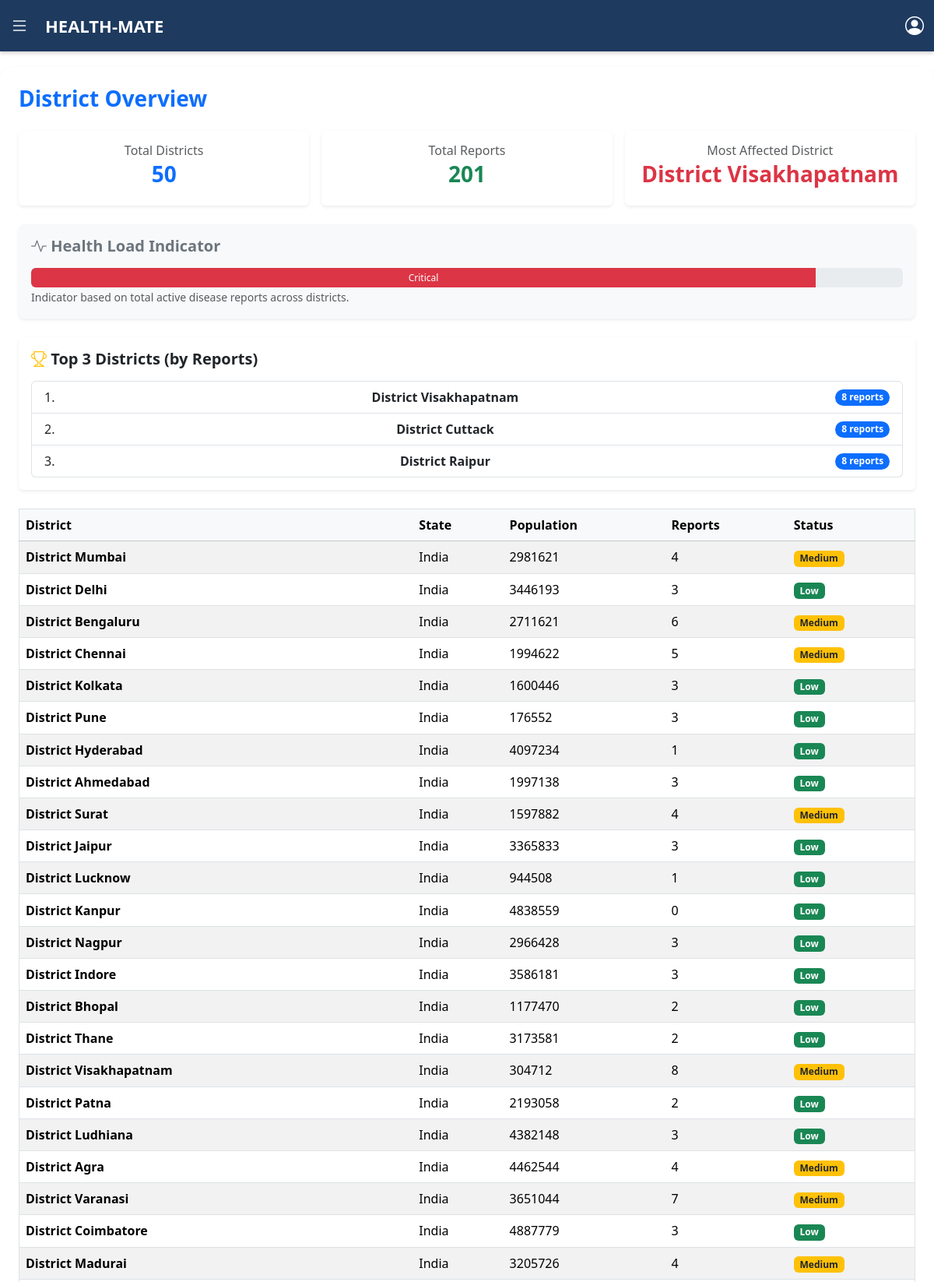
Screenshot of /districts/ (upper part) with the database file from the repository.
### test1/models.py (models this page shows, shortened)
class District(models.Model):
    name = models.CharField(max_length=100)
    state = models.CharField(max_length=100)
    population = models.PositiveIntegerField(null=True, blank=True)

### test1/views.py (the view)
# urls.py: path('districts/', views.districts_view, name='districts_view'),
def districts_view(request):
    districts = District.objects.annotate(report_count=Count('report'))
    total_districts = districts.count()
    total_reports = Report.objects.count()
    most_affected = districts.order_by('-report_count').first()
    chart_data = [
        {'name': d.name, 'report_count': d.report_count} for d in districts
    ]
    return render(request, 'test1/districts.html', {
        'districts': districts,
        'total_districts': total_districts,
        'total_reports': total_reports,
        'most_affected_district': most_affected.name if most_affected else "N/A",
        'chart_data': chart_data
    })

### test1/templates/test1/districts.html (shortened to what this page needs)
{% extends "test1/base.html" %}
{% block content %}
<div class="container-fluid bg-white rounded-4 shadow-sm p-4">
  <h3 class="mb-4 fw-semibold text-primary">District Overview</h3>
  <div class="row g-3 mb-4">
    <div class="col-md-4">
      <div class="card text-center border-0 shadow-sm p-3 summary-card">
        <h6 class="text-muted mb-1">Total Districts</h6>
        <h3 class="fw-bold text-primary">{{ total_districts }}</h3>
      </div>
    </div>
    <div class="col-md-4">
      <div class="card text-center border-0 shadow-sm p-3 summary-card">
        <h6 class="text-muted mb-1">Total Reports</h6>
        <h3 class="fw-bold text-success">{{ total_reports }}</h3>
      </div>
    </div>
    <div class="col-md-4">
      <div class="card text-center border-0 shadow-sm p-3 summary-card">
        <h6 class="text-muted mb-1">Most Affected District</h6>
        <h3 class="fw-bold text-danger">{{ most_affected_district }}</h3>
      </div>
    </div>
  </div>
  <div class="bg-light p-3 rounded-3 mb-4 shadow-sm">
    <h5 class="fw-semibold text-secondary mb-3"><i class="bi bi-activity"></i> Health Load Indicator</h5>
    <div class="progress" style="height: 25px;">
      {% if total_reports < 50 %}
        <div class="progress-bar bg-success" style="width: 30%;">Stable</div>
      {% elif total_reports < 150 %}
        <div class="progress-bar bg-warning" style="width: 60%;">Moderate</div>
      {% else %}
        <div class="progress-bar bg-danger" style="width: 90%;">Critical</div>
      {% endif %}
    </div>
    <small class="text-muted">Indicator based on total active disease reports across districts.</small>
  </div>
  <div class="card border-0 shadow-sm mb-4">
    <div class="card-body">
      <h5 class="card-title mb-3 fw-semibold text-dark"><i class="bi bi-trophy text-warning"></i> Top 3 Districts (by Reports)</h5>
      <ol class="list-group list-group-numbered">
        {% for d in districts|dictsortreversed:"report_count"|slice:":3" %}
          <li class="list-group-item d-flex justify-content-between align-items-center">
            <span class="fw-semibold">{{ d.name }}</span>
            <span class="badge bg-primary rounded-pill">{{ d.report_count }} reports</span>
          </li>
        {% empty %}
          <li class="list-group-item">No district data available.</li>
        {% endfor %}
      </ol>
    </div>
  </div>
  <div class="table-responsive mt-4">
    <table class="table table-striped table-hover align-middle border">
      <thead class="table-light">
        <tr>
          <th>District</th>
          <th>State</th>
          <th>Population</th>
          <th>Reports</th>
          <th>Status</th>
        </tr>
      </thead>
      <tbody>
        {% for d in districts %}
        <tr>
          <td class="fw-semibold">{{ d.name }}</td>
          <td>{{ d.state }}</td>
          <td>{{ d.population|default:"-" }}</td>
          <td>{{ d.report_count }}</td>
          <td>
            {% if d.report_count > 10 %}
              <span class="badge bg-danger">High</span>
            {% elif d.report_count > 3 %}
              <span class="badge bg-warning text-dark">Medium</span>
            {% else %}
              <span class="badge bg-success">Low</span>
            {% endif %}
          </td>
        </tr>
        {% endfor %}
      </tbody>
    </table>
  </div>
</div>
{% endblock %}

### test1/templates/test1/base.html (style rules this page uses)
body { margin: 0; padding: 0; font-family: "Poppins", sans-serif; background-color: #f8fafc; }
main, .container-fluid { position: relative; z-index: 1; }

### test1/templates/test1/navbar.html (style rules this page uses)
body { margin: 0; font-family: "Poppins", sans-serif; }

### test1/templates/test1/districts.html (style rules this page uses)
.summary-card { transition: transform 0.2s ease, box-shadow 0.2s ease; border-radius: 1rem; }
.progress-bar { transition: width 1.2s ease; }

### rows the page displays
District: name "District Visakhapatnam", report_count "8", state "India", population "304712", shows "Medium"
District: name "District Cuttack", report_count "8"
District: name "District Raipur", report_count "8"
District: name "District Mumbai", state "India", population "2981621", report_count "4", shows "Medium"
District: name "District Delhi", state "India", population "3446193", report_count "3", shows "Low"
District: name "District Bengaluru", state "India", population "2711621", report_count "6", shows "Medium"
District: name "District Chennai", state "India", population "1994622", report_count "5", shows "Medium"
District: name "District Kolkata", state "India", population "1600446", report_count "3", shows "Low"
District: name "District Pune", state "India", population "176552", report_count "3", shows "Low"
District: name "District Hyderabad", state "India", population "4097234", report_count "1", shows "Low"
District: name "District Ahmedabad", state "India", population "1997138", report_count "3", shows "Low"
District: name "District Surat", state "India", population "1597882", report_count "4", shows "Medium"
District: name "District Jaipur", state "India", population "3365833", report_count "3", shows "Low"
District: name "District Lucknow", state "India", population "944508", report_count "1", shows "Low"
District: name "District Kanpur", state "India", population "4838559", report_count "0", shows "Low"
District: name "District Nagpur", state "India", population "2966428", report_count "3", shows "Low"
District: name "District Indore", state "India", population "3586181", report_count "3", shows "Low"
District: name "District Bhopal", state "India", population "1177470", report_count "2", shows "Low"
District: name "District Thane", state "India", population "3173581", report_count "2", shows "Low"
District: name "District Patna", state "India", population "2193058", report_count "2", shows "Low"
District: name "District Ludhiana", state "India", population "4382148", report_count "3", shows "Low"
District: name "District Agra", state "India", population "4462544", report_count "4", shows "Medium"
District: name "District Varanasi", state "India", population "3651044", report_count "7", shows "Medium"
District: name "District Coimbatore", state "India", population "4887779", report_count "3", shows "Low"
District: name "District Madurai", state "India", population "3205726", report_count "4", shows "Medium"

### other values shown
{{ total_districts }} "50"
{{ total_reports }} "201"
